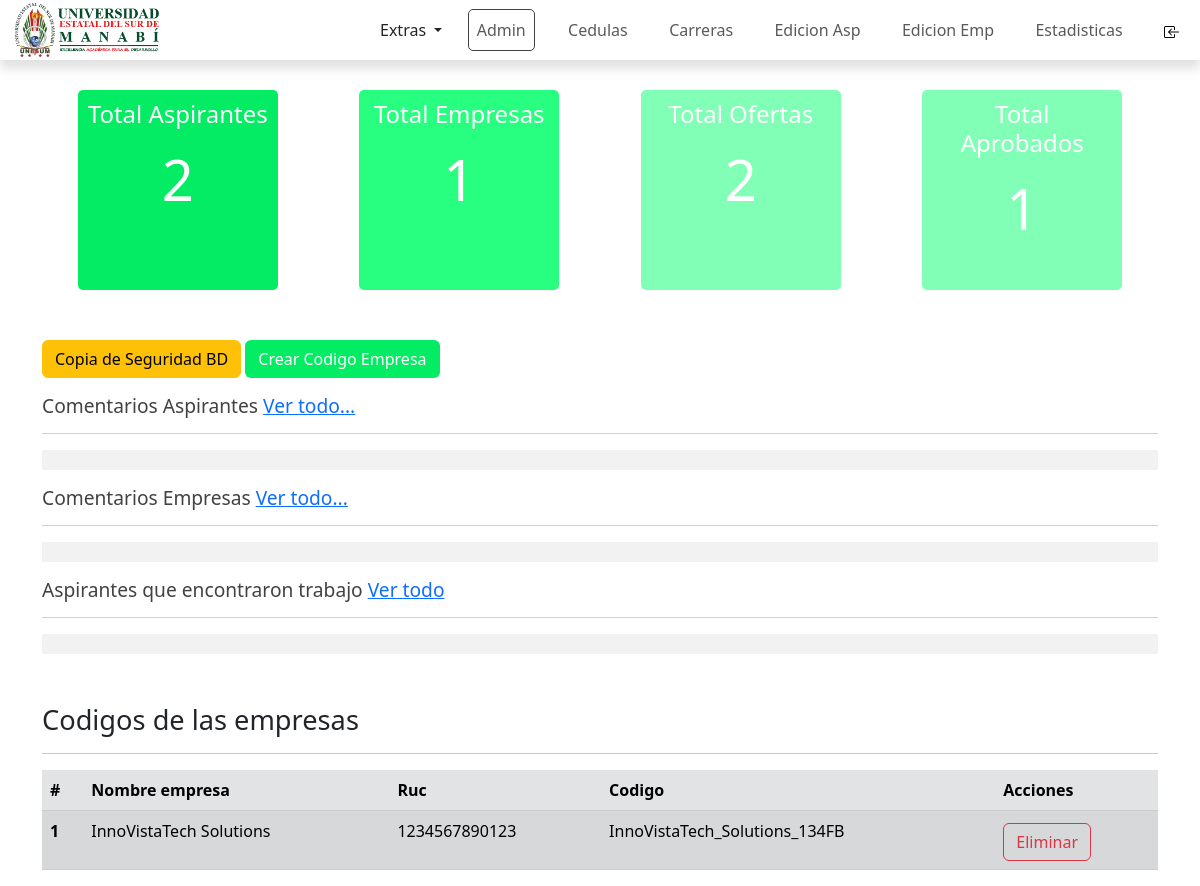
Screenshot of /ADMIN/admin.php (signed in) with the database file from the repository.
### tables this page shows
CREATE TABLE `codigo_empresa` (
  `id_codigo_empresa` int(11) NOT NULL,
  `codigo_empresa` varchar(50) NOT NULL,
  `nombre_empresa` varchar(100) NOT NULL,
  `ruc` varchar(25) NOT NULL
);

### ADMIN/admin.php (the view, shortened to what this page needs)
<?php
include("../conexion.php");
$queryTotalAspirante = "SELECT count(id_usuEstudiantes) as totalAspirantes FROM usuario_estudiantes WHERE estado_cuenta = 1";
$respuestaTotalAspirante = mysqli_query($conn, $queryTotalAspirante);
$recorrerTotalAspirante = mysqli_fetch_array($respuestaTotalAspirante);
$queryTotalEmpresa = "SELECT count(id_usuario_empresa) as totalEmpresas FROM usuario_empresa WHERE estado_cuenta = 1";
$respuestaTotalEmpresa = mysqli_query($conn, $queryTotalEmpresa);
$recorrerTotalEmpresa = mysqli_fetch_array($respuestaTotalEmpresa);
$queryTotalOfertas = "SELECT count(id_oferta_trabajo) as totalOfertas FROM oferta_trabajo";
$respuestaTotalOfertas = mysqli_query($conn, $queryTotalOfertas);
$recorrerTotalOfertas = mysqli_fetch_array($respuestaTotalOfertas);
$queryTotalAprobados = mysqli_query($conn, "SELECT COUNT(*) as totalAprobados FROM postula WHERE aprobado = 1 ");
$recorrerTotalAprobados = mysqli_fetch_array($queryTotalAprobados);
?>
<!DOCTYPE html>
<html lang="en">
<head>
    <link href="https://cdn.jsdelivr.net/npm/bootstrap@5.3.0-alpha1/dist/css/bootstrap.min.css" rel="stylesheet">
    <link href="https://unpkg.com/aos@2.3.1/dist/aos.css" rel="stylesheet">
    <link href="https://cdn.jsdelivr.net/npm/@sweetalert2/theme-dark@4/dark.css" rel="stylesheet">
    <link rel="stylesheet" href="estiloAdmin.css">
    <link rel="stylesheet" href="estiloHeader.css">
</head>
<body>
    <header class="header">
        <nav class="navbar navbar-expand-lg lg-white">
            <div class="container-fluid ">
                <a class="navbar-brand" href="../index.html">
                    <img src="../imagenes/logoUnesum.webp" alt="">
                </a>
                <div class="contenedorNavbar collapse navbar-collapse justify-content-end" id="navbarNav">
                    <ul class="navbar-nav">
                        <div class="dropdown">
                            <div class="dropdown-toggle" type="button" data-bs-toggle="dropdown" aria-expanded="false">
                                Extras
                            </div>
                        </div>
                        <li class="nav-item iconoLisa ">
                            <a class="nav-link iconoEnlace activo" aria-current="page">Admin</a>
                        </li>
                        <li class="nav-item iconoLisa ">
                            <a class="nav-link iconoEnlace" aria-current="page" href="./CEDULAS/cedulas.php">Cedulas</a>
                        </li>
                        <li class="nav-item iconoLisa ">
                            <a class="nav-link iconoEnlace" aria-current="page" href="./CARRERAS/carreras.php">Carreras</a>
                        </li>
                        <li class="nav-item iconoLisa">
                            <a class="nav-link iconoEnlace" aria-current="page" href="./EDICIONASPIRANTE/edicionAspirante.php">Edicion Asp</a>
                        </li>
                        <li class="nav-item iconoLisa">
                            <a class="nav-link iconoEnlace" aria-current="page" href="./EDICIONEMPRESA/edicionEmpresa.php">Edicion Emp</a>
                        </li>
                        <li class="nav-item iconoLisa ">
                            <a class="nav-link iconoEnlace" aria-current="page" href="./ESTADISTICAS/estadisticas.php">Estadisticas</a>
                        </li>
                        <li class="nav-item iconoLisa">
                            <a class="nav-link iconoEnlace" aria-current="page" href="../cerrarSesion.php"><img src="../imagenes/Iconos/salir.svg" alt=""></a>
                        </li>
                    </ul>
                </div>
            </div>
        </nav>
    </header>
    <main class="container main" data-aos="fade-right">
        <section class="seccionTotalBd">
            <div class="contenedorTotalAspirantes subcontenedorTotal">
                <h2>Total Aspirantes</h2>
                <span><?php echo $recorrerTotalAspirante['totalAspirantes'] ?></span>
            </div>
            <div class="contenedorTotalEmpresa subcontenedorTotal">
                <h2>Total Empresas</h2>
                <span><?php echo $recorrerTotalEmpresa['totalEmpresas'] ?></span>
            </div>
            <div class="contenedorTotalOferta subcontenedorTotal">
                <h2>Total Ofertas</h2>
                <span><?php echo $recorrerTotalOfertas['totalOfertas'] ?></span>
            </div>
            <div class="contenedorTotalOferta subcontenedorTotal">
                <h2>Total Aprobados</h2>
                <span><?php echo $recorrerTotalAprobados['totalAprobados'] ?></span>
            </div>
        </section>
        <button class="mb-3 btn btn-warning" id="boton">Copia de Seguridad BD</button>
        <button class="mb-3 btn" onclick="mostrarFormularioCodigo()" style="background-color: #04ec64; color: #fff;" id="botonAgregarCodigoEmpresa">Crear Codigo Empresa</button>
        <section class="seccionComentarios mb-3">
            <h2>Comentarios Aspirantes <a href="./COMENTARIOS/comentariosAspirantes.php">Ver todo...</a></h2>
            <hr>
            <div class="contenedorComentarios">
            </div>
        </section>
        <section class="seccionComentarios mb-3">
            <h2>Comentarios Empresas <a href="./COMENTARIOS/comentariosEmpresas.php">Ver todo...</a></h2>
            <hr>
            <div class="contenedorComentarios">
            </div>
        </section>
        <section class="seccionComentarios">
            <h2>Aspirantes que encontraron trabajo <a href="./ENCONTRETRABAJO/encontreTrabajo.php">Ver todo</a></h2>
            <hr>
            <div class="contenedorComentarios">
            </div>
        </section>
        <section class="seccionCodigos">
            <h2>Codigos de las empresas</h2>
            <hr>
            <table class="mt-3 table table-secondary table-striped">
                <thead>
                    <tr>
                        <th scope="col">#</th>
                        <th scope="col">Nombre empresa</th>
                        <th scope="col">Ruc</th>
                        <th scope="col">Codigo</th>
                        <th scope="col">Acciones</th>
                    </tr>
                </thead>
                <tbody>
                    <?php
                    $queryConsultaCodigos = mysqli_query($conn, "SELECT * FROM codigo_empresa");
                    $contador = 0;
                    while ($recorrerCodigoEmpresa = mysqli_fetch_assoc($queryConsultaCodigos)) {
                        $contador += 1;
                    ?>
                        <tr>
                            <th scope="row"><?php echo $contador ?></th>
                            <td><?php echo $recorrerCodigoEmpresa['nombre_empresa'] ?></td>
                            <td><?php echo $recorrerCodigoEmpresa['ruc'] ?></td>
                            <td><?php echo $recorrerCodigoEmpresa['codigo_empresa'] ?></td>
                            <td>
                                <button class="btn btn-outline-danger mt-1" onclick="eliminarCodigoEmpresa(<?php echo $recorrerCodigoEmpresa['id_codigo_empresa'] ?>)">Eliminar</button>
                            </td>
                        </tr>
                    <?php
                    }
                    ?>
                </tbody>
            </table>
        </section>
    </main>
</body>
</html>

### ADMIN/estiloAdmin.css (style rules this page uses)
* { box-sizing: border-box; padding: 0; margin: 0; }
:root { --colorPrincipal: #adadad; --colorSecundario: #adadad; --colorTexto: #424242; --FuenteRoboto: 'Roboto', sans-serif; --colorBoton: #04ec64; --colorFooter: #274546; --coloFondo: #D9D9D9; --fondoOferta: #F0F0F0; }
body { position: relative; }
.main { width: 100%; }
.seccionTotalBd { width: 100%; display: grid; grid-template-columns: repeat(auto-fit,minmax(200px, 1fr)); gap: 10px; margin-bottom: 50px; }
.subcontenedorTotal { width: 200px; height: 200px; margin: 0 auto; padding: 10px; border-radius: 5px; color: #fff; text-align: center; font-weight: 100; }
.subcontenedorTotal h2 { font-size: 1.5rem; font-weight: 100; }
.subcontenedorTotal span { font-size: 3.5rem; margin: 0 auto; }
.contenedorTotalAspirantes { background-color: #04EC64; }
.contenedorTotalEmpresa { background-color: #28FF81; }
.contenedorTotalOferta { background-color: #82FFB6; }
.seccionComentarios { color: #424242; margin-bottom: 50px; }
.seccionComentarios h2 { font-weight: 100; font-size: 1.2rem; }
.contenedorComentarios { width: 100%; height: auto; max-height: 30rem; background-color: #F2F2F2; overflow-y: scroll; padding: 10px; display: flex; flex-direction: column; gap: 30px; }
.seccionCodigos { width: 100%; height: auto; overflow: auto; }
.seccionCodigos h2 { font-weight: 100; font-size: 1.7rem; }

### ADMIN/estiloHeader.css (style rules this page uses)
:root { --colorPrincipal: #adadad; --colorSecundario: #adadad; --colorTexto: #424242; --FuenteRoboto: 'Roboto', sans-serif; --colorBoton: #04ec64; --colorFooter: #274546; --coloFondo: #D9D9D9; --fondoOferta: #F0F0F0; }
.header { box-shadow: 0px 9px 10px #e2e2e2; margin-bottom: 30px; }
.navbar { height: 60px; z-index: 1; }
.navbar-brand img { width: 150px; height: 100%; object-fit: contain; }
.navbar-nav { width: 80%; display: flex; justify-content: space-between; align-items: center; }
.activo { border: 1px solid #424242; border-radius: 5px; }

### rows the page displays
codigo_empresa: nombre_empresa "InnoVistaTech Solutions", ruc "1234567890123", codigo_empresa "InnoVistaTech_Solutions_134FB"

### other values shown
$recorrerTotalAspirante['totalAspirantes'] "2"
$recorrerTotalEmpresa['totalEmpresas'] "1"
$recorrerTotalOfertas['totalOfertas'] "2"
$recorrerTotalAprobados['totalAprobados'] "1"
